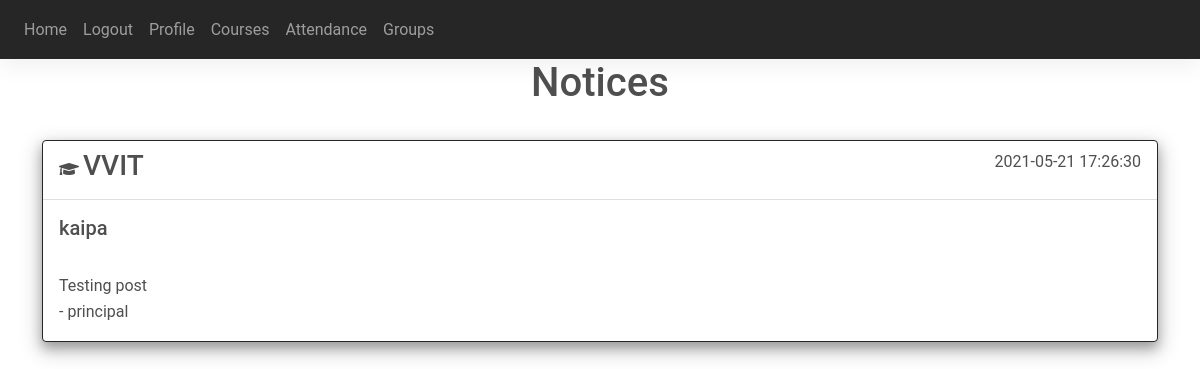
The app's page / (signed in) with its own data.
### website/models.py (models this page shows)
class Note(db.Model):
    id = db.Column(db.Integer, primary_key=True)
    title = db.Column(db.String(150))
    data = db.Column(db.Text, nullable=False)
    date = db.Column(db.DateTime(timezone=True), default=func.now())
    user_ids = db.relationship("Array_ids")
    user_id = db.Column(db.Integer, db.ForeignKey('user.id'))
    notice_type = db.Column(db.String(1))
    user_name = db.Column(db.String(150))

### website/views.py (the view)
@views.route('/', methods=['GET', 'POST'])
@login_required
def home():
    user_notes = []
    notes = Note.query.all()
    for note in notes:
        user_ids = note.user_ids
        for user_id in user_ids:
            if current_user.id == user_id.user_id:
                user_notes.append(note)
        if note.user_id == current_user.id:
            user_notes.append(note)
    user_notes.reverse()
    if current_user.user_type.lower() == 's':
        return render_template("home.html", user=current_user, notes=user_notes)
    elif current_user.user_type.lower() == 'p':
        return render_template("teacher_home.html", user=current_user, notes=user_notes)
    elif current_user.user_type.lower() == 'a':
        return render_template('admin.html', user=current_user)
    else:
        return redirect(url_for(views.logout))

### website/__init__.py (called while the page is built)
def create_app():
    app = Flask(__name__)
    app.config['SECRET_KEY'] = 'rajesh aka the king'
    app.config['SQLALCHEMY_DATABASE_URI'] = f'sqlite:///{DB_NAME}'
    db.init_app(app)
    from .views import views
    from .auth import auth
    from .admin import admin
    app.register_blueprint(views, url_prefix='/')
    app.register_blueprint(auth, url_prefix='/')
    app.register_blueprint(admin, url_prefix='/')
    from .models import User, Note
    create_database(app)
    login_manager = LoginManager()
    login_manager.login_view = 'auth.login'
    login_manager.init_app(app)
    @login_manager.user_loader
    def load_user(id):
        return User.query.get(int(id))
    return app

### website/templates/home.html (shortened to what this page needs)
{% extends "base.html" %}
{% block content %}
<h1 align="center">Notices</h1>
{% for note in notes %}
    <div class="card border border-dark shadow-3-strong mb-3">
        <div class="card-header">
            <i style="display: inline-block;" aria-hidden="true" class="fas fa-graduation-cap"></i>
            <h3 style="display: inline-block;">
                VVIT
            </h3>
            <p style="display: inline-block; float: right;">
                {{note.date}}
            </p>
        </div>
        <div class="card-body">
            <h5 class="card-title">{{ note.user_name }}</h5>
            <p class="card-text" style="white-space: pre-line;">
                {{note.data}}
            </p>
        </div>
    </div>
{% endfor %}
{% endblock %}

### records on screen
Note: date "2021-05-21 17:26:30", user_name "kaipa", data "Testing post - principal"
